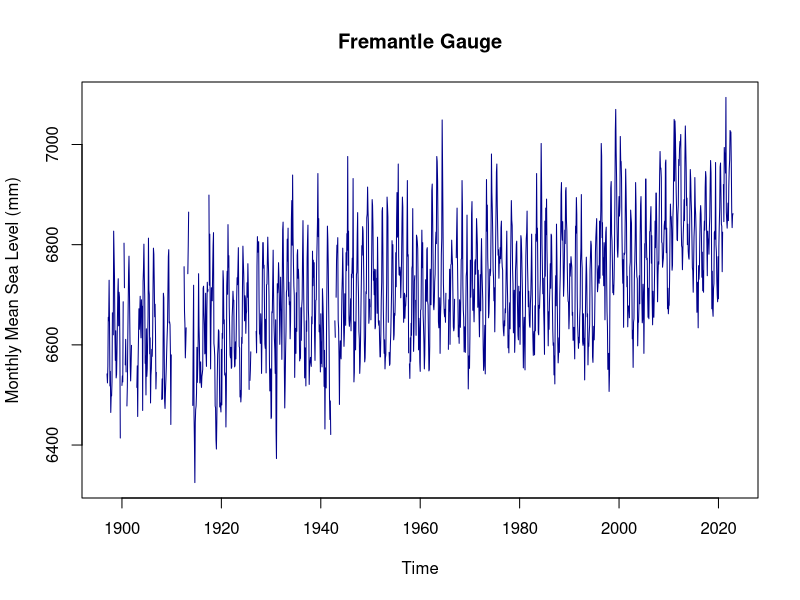

This chart was generated by the following R code: (Note: this script raises an error after producing the figure.)
## ---- chunk 1
sea_fremantle <- read.csv("Sea Level Fremantle.csv", header = TRUE)

time_series_fremantle <- ts(sea_fremantle$Level, start = c(1897,1), frequency=12)
time_series_fremantle [time_series_fremantle  == -99999] <- NA
plot(time_series_fremantle,ylab="Monthly Mean Sea Level (mm)", col="blue4",
     main="Fremantle Gauge")
## ---- chunk 2
sea_yamba <- read.csv("Sea Level Yamba.csv", header = TRUE)

time_series_yamba <- ts(sea_yamba $Level, start = c(1986,1), frequency=12)
time_series_yamba  [time_series_yamba   == -99999] <- NA
plot(time_series_yamba ,ylab="Monthly Mean Sea Level (mm)", col="red4",
     main="Yamba Gauge")
## ---- chunk 3

time_series_fremantle [time_series_fremantle  == -99999] <- NA
plot(time_series_fremantle,ylab="Monthly Mean Sea Level (mm)", col="blue4",
     main="Fremantle Gauge")
time_series_yamba  [time_series_yamba   == -99999] <- NA
lines(time_series_yamba, col = "red3", lwd = 2)

legend("topleft",
       legend = c("Fremantle", "Yamba"),
       col = c("blue4", "red3"),
       lty = 1,
       lwd = 2,
       bty = "n",      # removes the box
       cex = 0.8)   # makes legend text smaller
